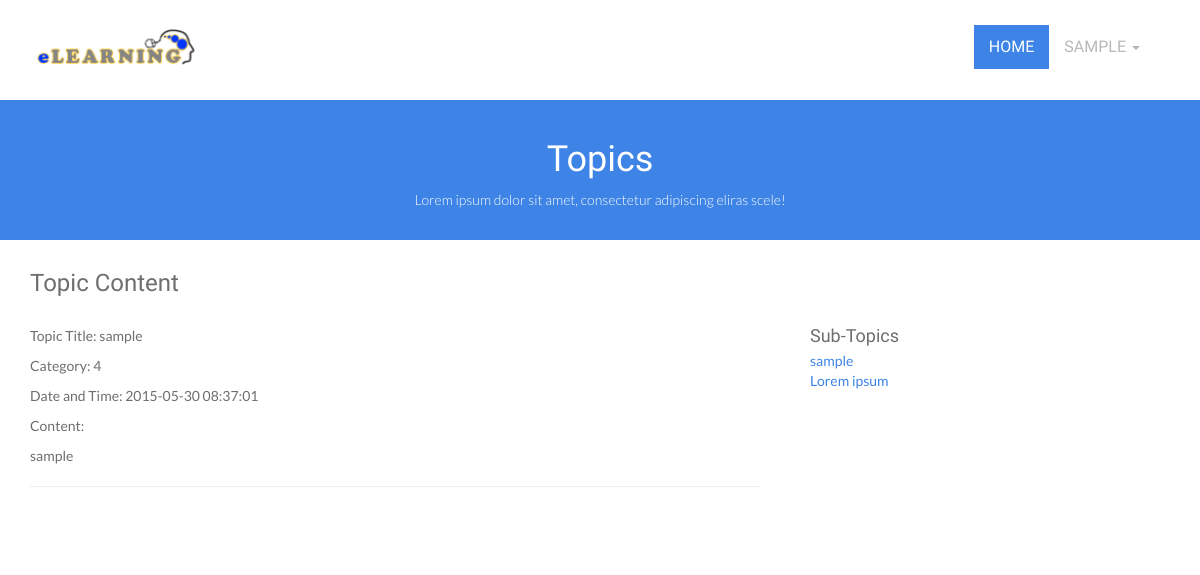
Screenshot of /student/topic-content.php?topic_Id=13 (signed in) with the database file from the repository.
### tables this page shows
CREATE TABLE `tbl_topic` (
  `topic_Id` int(11) NOT NULL AUTO_INCREMENT,
  `title` varchar(255) DEFAULT NULL,
  `content` text,
  `datetime_posted` timestamp NULL DEFAULT NULL,
  `cat_Id` int(11) DEFAULT NULL,
  PRIMARY KEY (`topic_Id`)
);

CREATE TABLE `tbl_subtopic` (
  `sub_Id` int(11) NOT NULL AUTO_INCREMENT,
  `sub_title` varchar(255) DEFAULT NULL,
  `sub_content` text,
  `datetime` datetime DEFAULT NULL,
  `topic_Id` int(11) DEFAULT NULL,
  PRIMARY KEY (`sub_Id`)
);

### student/topic-content.php (the view, shortened to what this page needs)
<?php
$username=$_SESSION['username'];
?>
<!DOCTYPE html>
<html lang="en">
<head>
	<link rel="stylesheet" href="../css/bootstrap.min.css">
	<link rel="stylesheet" href="../css/font-awesome.min.css">
	<link rel="stylesheet" href="../css/bootstrap-theme.css" media="screen">
	<link rel="stylesheet" href="../css/style.css">
    <link rel='stylesheet' id='camera-css'  href='../css/camera.css' type='text/css' media='all'>
</head>
<body ondragstart="return false" onselectstart="return false" oncontextmenu="return false">
<div class="navbar navbar-inverse">
		<div class="container">
			<div class="navbar-header">
				<a class="navbar-brand" href="home.php">
					<img src="../images/logo.png" alt="Techro HTML5 template"></a>
			</div>
			<div class="navbar-collapse collapse">
				<ul class="nav navbar-nav pull-right mainNav">
					<li class="active"><a href="home.php">Home</a></li>
					<li class="dropdown">
						<a href="../#" class="dropdown-toggle" data-toggle="dropdown"><?php echo $username;?> <b class="caret"></b></a>
					</li>
				</ul>
			</div>
		</div>
	</div>
	<header id="head" class="secondary">
            <div class="container">
                    <h1>Topics</h1>
                    <p>Lorem ipsum dolor sit amet, consectetur adipiscing eliras scele!</p>
                </div>
    </header>
	<div id="courses">
		<section class="container">
			<h3>Topic Content</h3>
			<div class="row">
				<div class="col-md-8">
					<div class="featured-box">
			<?php
        require_once "../functions/connect.php";
        $sql = mysqli_query($conn, "SELECT * FROM `tbl_topic`  WHERE `topic_Id`=".$_GET["topic_Id"]);
        if(mysqli_num_rows($sql)==0)
        {
        echo "<p class='alert alert-danger'>"."No Post have been found"."</p>";
        }
        else
        {
        while($row=mysqli_fetch_array($sql, MYSQLI_ASSOC)){
        $title = $row['title'];
        $category = $row['cat_Id'];
        $content = $row['content'];
        $datetime = $row['datetime_posted'];
        ?>
        <p>Topic Title: <?php echo $title;?></p>
        <p>Category: <?php echo $category;?></p>
        <p>Date and Time: <?php echo $datetime;?></p>
        <p>Content: <br><?php echo $content;?></p>
        <hr>
  <?php
}
}
  ?>
       	 				</div>
					</div>
								<div class="col-md-4 pull-right">
									<div class="featured-box">
									<h3>Sub-Topics</h3>
										<?php
                                        include "../functions/connect.php";
                                        $sql = "SELECT * FROM `tbl_subtopic` ";
                                        $run = mysqli_query($conn, $sql);
								         if(mysqli_num_rows($run)==0)
								        {
								        echo "<p class='alert alert-danger'>"."No Sub topic have been found"."</p>";
								        }
								        else
								        {
                                        while($row=mysqli_fetch_array($run, MYSQLI_ASSOC)){
                                         	$sub_title = $row['sub_title'];
                                            ?>
                                            <?php
											echo "<a href='sub-content.php?sub_Id=".$row["sub_Id"]."'>$sub_title</a><br>";
										?>
										  <?php
										}
										}
										  ?>
									</div>
								</div>
				</div>
			</div>
</body>
</html>

### css/style.css (style rules this page uses)
body { font-family: 'Lato', sans-serif; font-weight: normal; color: #6E6E6E; }
h1, h2, h3, h4, h5, h6 { font-weight: normal; font-family: 'Oswald', sans-serif; }
h1, .h1, h2, .h2, h3, .h3 { margin-top: 30px; }
a { color:#3d84e6; }
.navbar-nav>li>a { padding-top: 12px; padding-bottom: 12px; font-family: 'Oswald', sans-serif; font-weight: 400 !important; }
.navbar-inverse .navbar-brand img { width: 171px; }
#head { background-size: cover; height: 600px; text-align: center; color: white; font-weight: 300; position: relative; background-position-x: center; }
#head.secondary { height: 100px; min-height: 100px; padding-top: 0px; }
ul, .list.custom-list ul { margin: 0 0 11px; list-style-type: none; padding-left: 10px; }
.navbar-inverse { background: #fff; margin: 0 auto; }
.navbar-inverse { border: none; }
.navbar-inverse .navbar-nav > li > a, .navbar-inverse .navbar-nav > .open ul > a { color: #B8B8B8; font-size: 16px; text-transform: uppercase; }
.navbar-inverse .navbar-nav > li > a:hover, .navbar-inverse .navbar-nav > li > a:focus, .navbar-inverse .navbar-nav > .open > a:hover, .navbar-inverse .navbar-nav > .open > a:focus, .navbar-inverse .navbar-nav > .active > a { background: #3d84e6; color: #fff !important; border-radius: 0px; }
.navbar-inverse .navbar-nav > li > a, .navbar-inverse .navbar-nav > .open ul > a { text-align: left; }
.navbar-inverse .navbar-nav > .active > a, .navbar-inverse .navbar-nav > .active > a:hover { color: #fff !important; border-radius: 0px; background: #3d84e6; }
img { max-width: 100%; }
.featured-box { padding: 20px; padding-left: 0px; margin-bottom: 20px; }
.featured-box h3 { font-size: 18px; margin: 0 0 5px 0; }
#head.secondary { padding-top: 0px; background:#3d84e6; background-size: cover; text-align: center; padding:10px 0; height: 140px; }
#head.secondary h1 { COLOR: #fff; text-align: center; }

### rows the page displays
tbl_topic: title "sample", cat_Id "4", datetime_posted "2015-05-30 08:37:01", content "sample"
tbl_subtopic: sub_title "sample"
tbl_subtopic: sub_title "Lorem ipsum"

### other values shown
$username "SAMPLE"
